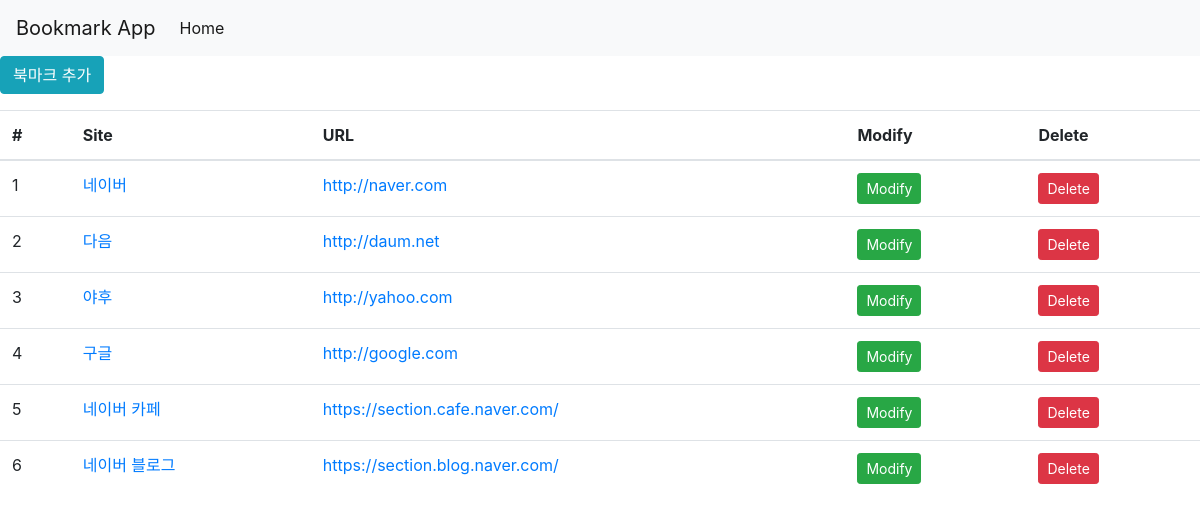
Screenshot of /bookmark/ with the database file from the repository.
### bookmark/models.py (models this page shows, shortened)
class Bookmark(models.Model):
    site_name = models.CharField(max_length=100)
    url = models.URLField('Site URL')

### bookmark/views.py (the view)
# urls.py: path('', BookmarkList.as_view(), name='list'),
class BookmarkList(ListView):
    model = Bookmark
    paginate_by = 10

### bookmark/templates/bookmark/bookmark_list.html (shortened to what this page needs)
{% extends 'base.html' %}
{% block content %}
<div class="btn-group" >
    <a href="add" class="btn btn-info">북마크 추가</a>
</div>
<table class="table">
    <thead>
    <tr>
        <th scope="col">#</th>
        <th scope="col">Site</th>
        <th scope="col">URL</th>
        <th scope="col">Modify</th>
        <th scope="col">Delete</th>
    </tr>
    </thead>
    <tbody>
    {% for bookmark in object_list %}
    <tr>
        <td>{{ forloop.counter }}</td>
        <td><a href="detail/{{ bookmark.id }}">{{ bookmark.site_name }}</a></td>
        <td><a href="{{ bookmark.url }}" target="_blank">{{ bookmark.url }}</a></td>
        <td><a href="update/{{ bookmark.id }}" class="btn btn-success btn-sm">Modify</a></td>
        <td><a href="delete/{{ bookmark.id }}" class="btn btn-danger btn-sm">Delete</a></td>
    </tr>
    {% endfor %}
    </tbody>
</table>
{% endblock %}

### bookmark/templates/base.html (shortened to what this page needs)
<!DOCTYPE html>
<html lang="en">
<head>
    <link rel="stylesheet" href="https://stackpath.bootstrapcdn.com/bootstrap/4.4.1/css/bootstrap.min.css">
</head>
<body>
<nav class="navbar navbar-expand-lg navbar-light bg-light">
<a class="navbar-brand" href="#">Bookmark App</a>
<div class="collapse navbar-collapse" id="navbarSupportedContent">
<ul class="navbar-nav mr-auto">
  <li class="nav-item active">
    <a class="nav-link" href="#">Home <span class="sr-only">(current)</span></a>
  </li>
</ul>
</div>
</nav>
    {% block content %}
    {% endblock %}
</body>
</html>

### rows the page displays
Bookmark: site_name "네이버", url "http://naver.com"
Bookmark: site_name "다음", url "http://daum.net"
Bookmark: site_name "야후", url "http://yahoo.com"
Bookmark: site_name "구글", url "http://google.com"
Bookmark: site_name "네이버 카페", url "https://section.cafe.naver.com/"
Bookmark: site_name "네이버 블로그", url "https://section.blog.naver.com/"
